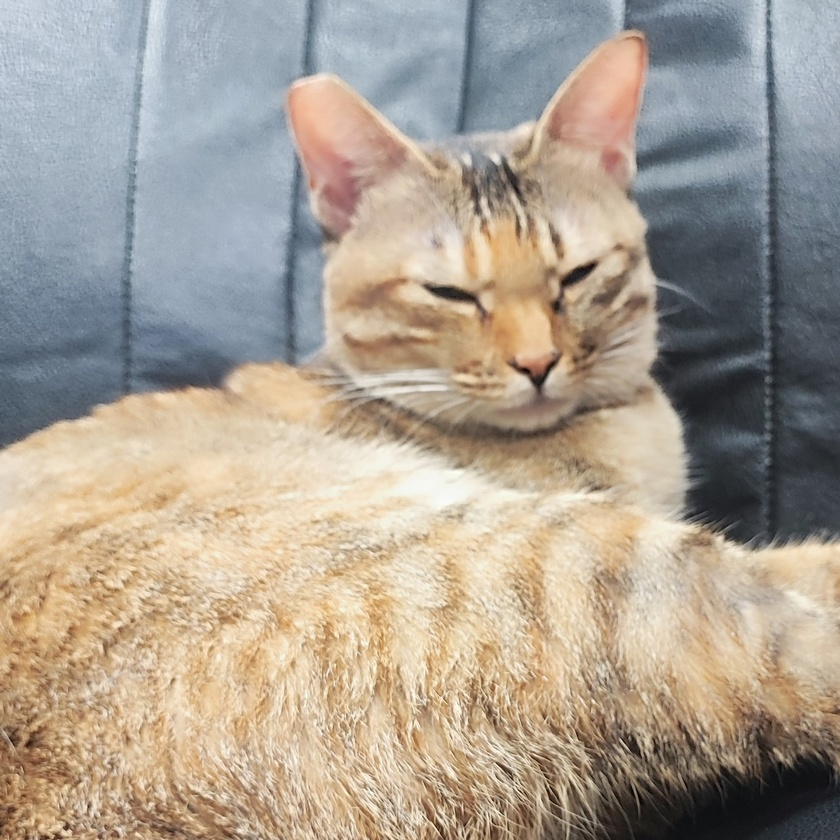
#> input picture Code/Resources/Data/LAB_CAT2.jpg, 840 x 840 px, shrunk from 1763 x 1763 before the run, found by its file name
$ jupyter execute region_segmentation.ipynb
#> lines starting #> are read from the running program, lines starting #| are printed output that depends on the picture; after the words box and inside, x2 and y2 are one past the last pixel; in counts of white or black regions, pixels touching at a corner belong together
### Code/utils/helper_function.py
import subprocess
import sys
import numpy as np
import matplotlib.pyplot as  plt

'''
import sys
import os

# 將父目錄加入到模組搜索路徑中
sys.path.append(os.path.abspath(os.path.join('..')))
'''

def import_or_install(module_name, install_name=None):
    '''
    from utils import helper_function as hp

    hp.import_or_install('cv2', 'opencv-python')
    hp.import_or_install("numpy")
    '''
    if install_name is None:
        install_name = module_name
    try:
        # 嘗試導入模組
        __import__(module_name)
    except ImportError:
        # 如果模組不存在，則安裝它
        subprocess.check_call([sys.executable, "-m", "pip", "install", install_name])

# [22 lines left out: function matrix_values_distribution, not called in this run]


### Code/Notebooks/region_segmentation.ipynb
[cell 1]
import sys
import os

# 將父目錄加入到模組搜索路徑中
sys.path.append(os.path.abspath(os.path.join('..')))

[cell 2]
from utils import helper_function as hp

hp.import_or_install('cv2', 'opencv-python')
hp.import_or_install('skimage', 'scikit-image')

區域分割中的「分離與合併式」方法（也稱為分離合併法，Segmentation by Separation and Merging）是一種分割圖像的技術，旨在將圖像分割成具有相似屬性的區域。這種方法通常包括兩個主要步驟：

1. **分離（Separation）**：
   - 在這一步驟中，圖像首先被分割成若干個小區域或區塊。這些小區域的分割通常是基於某些準則，如顏色、強度、紋理等屬性。分離的目的是將圖像劃分為多個較小的、相對均勻的區域，但這些區域可能會過度分割，導致有些區域在實際上應該被合併的情況下仍然被保留為單獨的區域。

2. **合併（Merging）**：
   - 在這一步驟中，對於在分離階段產生的過度細分區域進行合併。合併的目的是根據某些標準（如區域內部的均勻性或相似性）來將相鄰或相似的區域重新合併成更大的區域。這樣可以減少過度細分的情況，並使最終的分割結果更符合實際需求。

### 優點：
- **靈活性**：可以根據不同的應用需求和特徵來設計分離和合併的策略。
- **準確性**：通過先分離再合併，可以有效地處理複雜的圖像結構，減少過度或不足分割的問題。

### 缺點：
- **計算量大**：分離和合併的過程可能需要較高的計算資源，特別是對於高解析度的圖像。
- **參數選擇**：合併的標準和分離的準則需要根據實際情況進行調整，這可能需要大量的試驗和調整。

這種方法通常用於需要較高分割準確性的場景，例如醫學影像分析或遙感影像處理。

[cell 3]
import cv2
import numpy as np
import matplotlib.pyplot as plt
from skimage import filters, measure, morphology
from skimage.color import rgb2gray

# 讀取圖像
image_path = r'F:\Code\Digtal-Image-Processing\Code\Resources\Data\LAB_CAT2.jpg'  # 請更改為你的圖像路徑
image = cv2.imread(image_path)
#> image is the input picture: shape (840, 840, 3); mean B, G, R 146.5, 160, 170.6

# 確保圖像成功讀取
if image is None:
    raise FileNotFoundError(f"無法讀取圖像，請檢查路徑：{image_path}")

# 將圖像轉換為RGB格式
image_rgb = cv2.cvtColor(image, cv2.COLOR_BGR2RGB)

# 將圖像轉換為灰階
gray_image = rgb2gray(image_rgb)
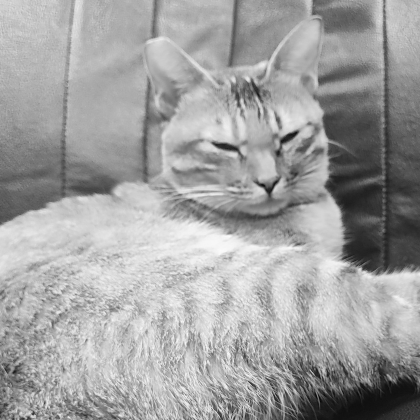
#> gray_image: shape (840, 840) float64 (shown at 1/2 size); min 0.00333, max 0.994, mean 0.632

# 使用Otsu's閾值進行圖像分割
threshold = filters.threshold_otsu(gray_image)
#> threshold = 0.543
binary_image = gray_image > threshold
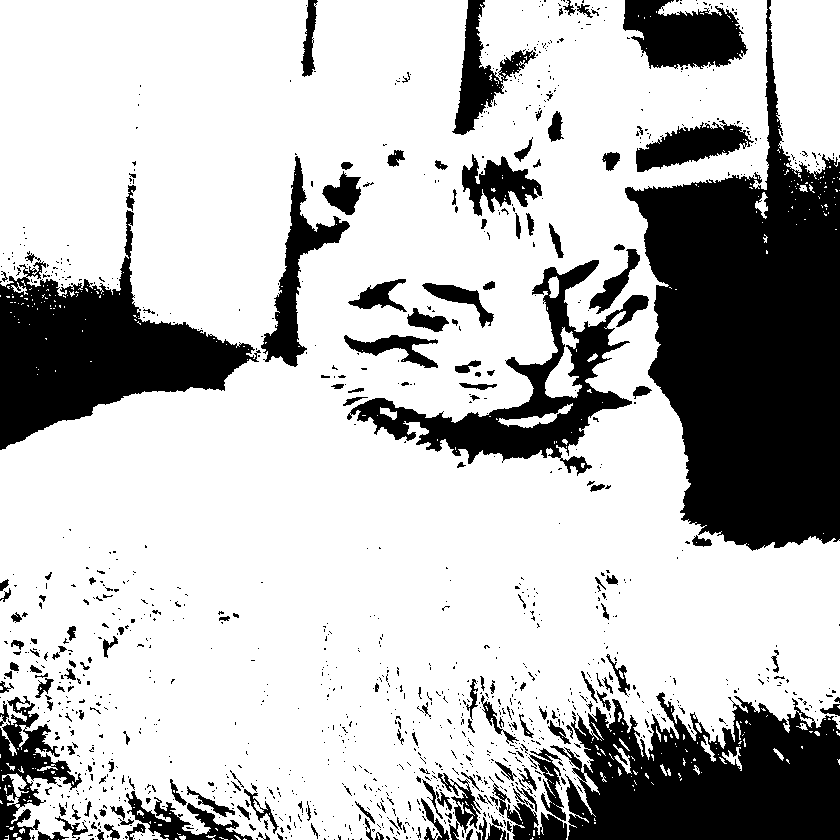
#> binary_image: shape (840, 840) bool; 73.8% white; 1211 black regions (1022 under 20 px), largest, box (x1, y1, x2, y2) and area: (625, 0, 840, 551) 65188, (550, 692, 840, 840) 30039, (0, 210, 261, 450) 25157

# 將二值圖像的噪聲移除
cleaned_image = morphology.remove_small_objects(binary_image, min_size=500)
#> cleaned_image: shape (840, 840) bool; 73.1% white; 1208 black regions (1019 under 20 px), largest, box (x1, y1, x2, y2) and area: (625, 0, 840, 551) 65639, (550, 692, 840, 840) 31571, (0, 210, 261, 450) 25479

# 標記連通區域
label_image, num_labels = measure.label(cleaned_image, connectivity=2, return_num=True)
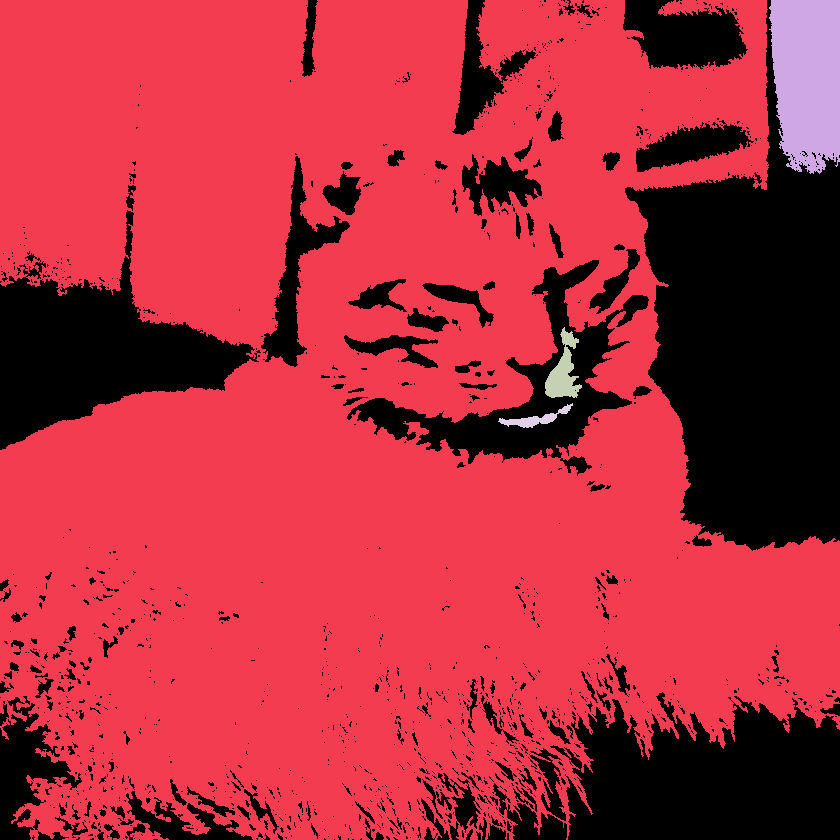
#> label_image: shape (840, 840) int32; 5 distinct labels, from 0 to 4; one colour per label, 0 black
#> num_labels = 4

# 顯示結果
fig, axes = plt.subplots(1, 3, figsize=(18, 6))
axes[0].imshow(image_rgb)
axes[0].set_title('Original Image')
axes[0].axis('off')

axes[1].imshow(binary_image, cmap='gray')
axes[1].set_title('Binary Image')
axes[1].axis('off')

axes[2].imshow(label_image, cmap='nipy_spectral')
axes[2].set_title('Segmented Image')
axes[2].axis('off')

plt.show()

**分水嶺式區域分割法（Watershed Segmentation）** 是一種基於形態學的圖像分割技術，它以圖像中的灰度或顏色強度作為分割的基礎，模擬水流在地形中的分布來確定區域的邊界。這種方法特別適合處理具有明顯邊界和不同區域的圖像，如細胞圖像或衛星圖像等。

### 分水嶺算法的基本概念

1. **灰度地形模型**：
   - 將圖像視為一個地形模型，其中每個像素的灰度值表示地形的高度。圖像中的高亮區域代表高地，而低亮區域代表低地。

2. **水位上升**：
   - 模擬水位在地形中上升的過程。水從低地流向高地，並且在地形的不同區域之間形成分水嶺。

3. **分水嶺線**：
   - 當水位上升到達地形的高峰時，水流會形成一條分水嶺線，這條線代表了不同區域之間的邊界。

### 分水嶺算法的步驟

1. **圖像預處理**：
   - 通常需要進行圖像平滑或去噪處理，以減少細小的噪聲影響。

2. **計算梯度圖像**：
   - 通常使用Sobel算子或其他邊緣檢測算子來計算圖像的梯度圖像，以確定圖像中邊緣的位置。

3. **確定種子點**：
   - 選擇圖像中的種子點，這些點代表了圖像中的不同區域。

4. **執行分水嶺轉換**：
   - 使用分水嶺算法來計算水位上升過程，並形成分水嶺線。

5. **後處理**：
   - 可能需要進行一些後處理，如去除小區域或合併相似區域，以得到最終的分割結果。

### 優點與缺點

**優點**：
- **自動化**：不需要手動指定區域邊界。
- **適應性**：能夠處理複雜的圖像結構，並且對形狀變化的適應性強。

**缺點**：
- **計算複雜度高**：在處理大型圖像時，計算量可能很大。
- **對噪聲敏感**：噪聲和小的變化可能會影響分割效果。

### Python範例

以下是使用OpenCV進行分水嶺分割的簡單示例程式碼：

### 說明：
1. **圖像預處理**：進行灰階轉換和高斯模糊。
2. **邊緣檢測**：使用Canny邊緣檢測算子檢測圖像邊緣。
3. **距離變換**：計算距離變換以確定前景區域。
4. **背景確定**：確定背景區域。
5. **分水嶺轉換**：應用分水嶺算法進行圖像分割。

請確保將 `image_path` 替換為實際圖像的路徑。這段程式碼將顯示分割結果和邊緣檢測圖像。

[cell 4]
import cv2
import numpy as np
import matplotlib.pyplot as plt

# 讀取圖像並轉換為灰階
image_path = r'F:\Code\Digtal-Image-Processing\Code\Resources\Data\LAB_CAT2.jpg'  # 請更改為你的圖像路徑
image = cv2.imread(image_path)
gray = cv2.cvtColor(image, cv2.COLOR_BGR2GRAY)

# 應用高斯模糊以減少噪聲
blurred = cv2.GaussianBlur(gray, (5, 5), 0)

# 使用Canny邊緣檢測
edges = cv2.Canny(blurred, 50, 150)
#> edges: shape (840, 840); 6.2% white in thin lines or dots

# 膨脹邊緣以填補空洞
dilated = cv2.dilate(edges, None, iterations=3)
#> dilated: shape (840, 840); 30.6% white; 42 white regions, largest, box (x1, y1, x2, y2) and area: (0, 529, 840, 840) 148882, (499, 183, 840, 566) 18666, (445, 36, 612, 258) 9059

# 應用距離變換
dist_transform = cv2.distanceTransform(cv2.bitwise_not(dilated), cv2.DIST_L2, 5)
_, sure_fg = cv2.threshold(dist_transform, 0.7 * dist_transform.max(), 255, 0)
#> sure_fg: shape (840, 840) float32; 1.6% white; 2 white regions, box (x1, y1, x2, y2) and area: (0, 0, 45, 329) 9836, (415, 0, 491, 34) 1412

# 確定背景區域
sure_fg = np.uint8(sure_fg)
unknown = cv2.subtract(cv2.bitwise_not(dilated), sure_fg)
#> unknown: shape (840, 840); 67.8% white; 44 black regions, largest, box (x1, y1, x2, y2) and area: (0, 529, 840, 840) 148882, (499, 183, 840, 566) 18666, (0, 0, 45, 329) 9836

# 標記確定區域
_, markers = cv2.connectedComponents(sure_fg)
#> markers: shape (840, 840) int32; 3 distinct labels, from 0 to 2

# 加1以確保背景是標記0
markers = markers + 1
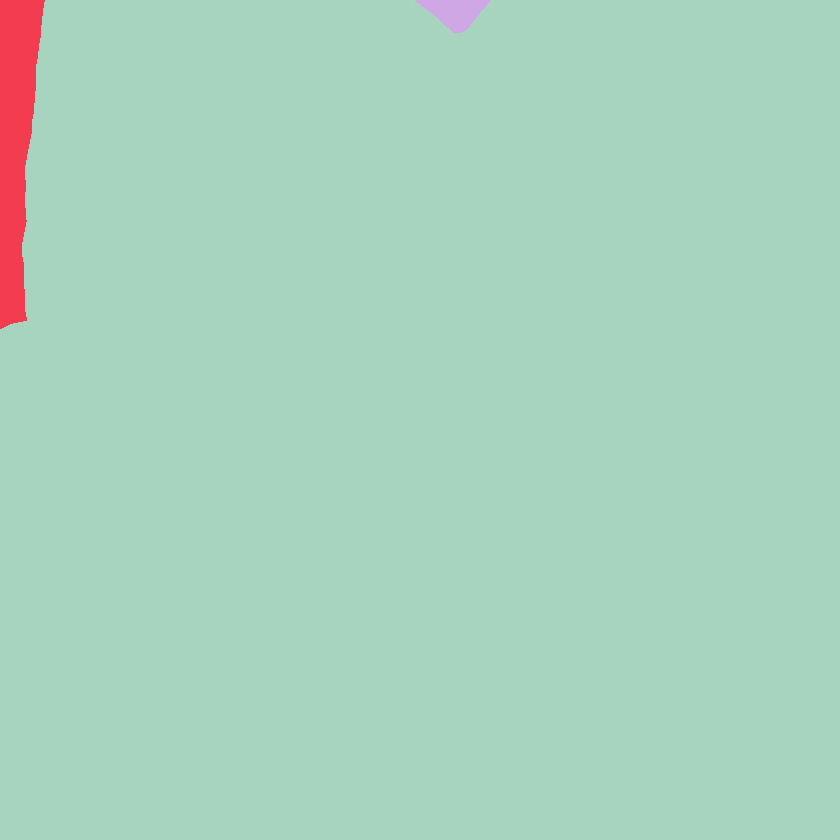
#> markers: shape (840, 840) int32; 3 distinct labels, from 1 to 3; one colour per label, 0 black
markers[unknown == 255] = 0
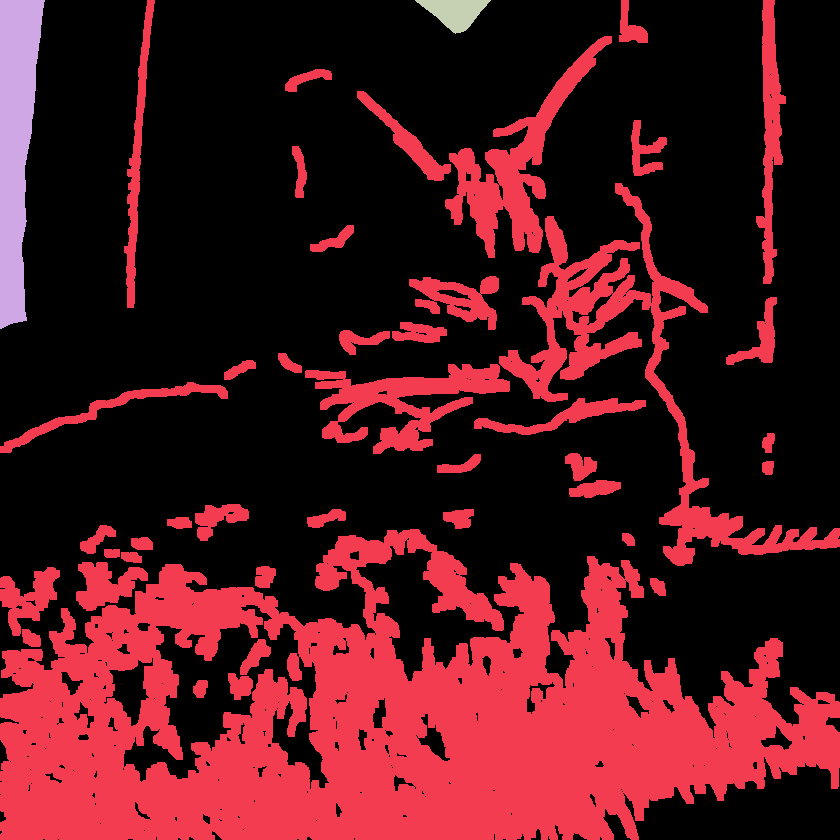
#> markers: shape (840, 840) int32; 4 distinct labels, from 0 to 3; one colour per label, 0 black

# 應用分水嶺算法
markers = cv2.watershed(image, markers)
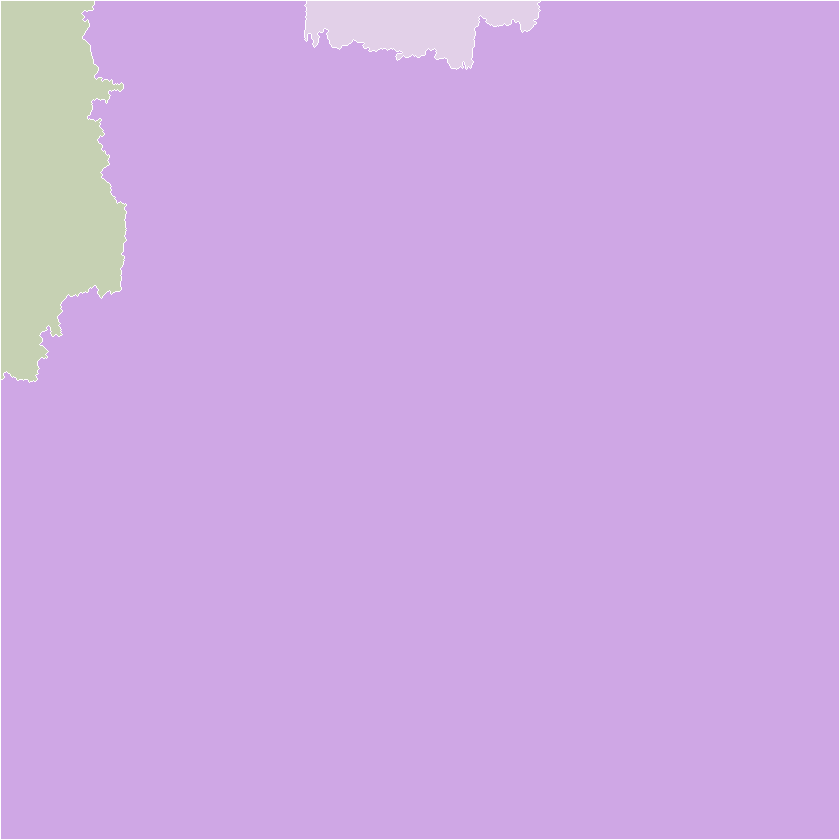
#> markers: shape (840, 840) int32; 4 distinct labels, from -1 to 3; one colour per label, 0 black, -1 white
image[markers == -1] = [0, 0, 255]  # 將分水嶺邊界標記為紅色
#> image: shape (840, 840, 3); 0.63% of pixels changed, all inside (x1, y1, x2, y2) = (0, 0, 840, 840)

# 顯示結果
fig, axes = plt.subplots(1, 2, figsize=(12, 6))
axes[0].imshow(cv2.cvtColor(image, cv2.COLOR_BGR2RGB))
axes[0].set_title('Segmented Image')
axes[0].axis('off')

axes[1].imshow(edges, cmap='gray')
axes[1].set_title('Edges')
axes[1].axis('off')

plt.show()
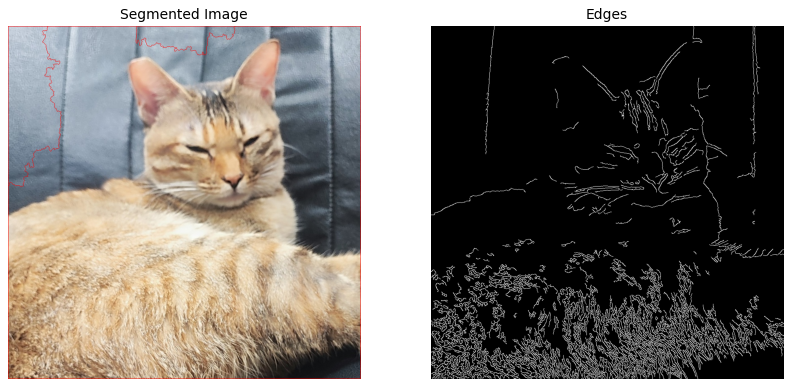
#> figure drawn by matplotlib, 2 panels

$ run again, with Code/Resources/Data/curl_road.jpg copied over Code/Resources/Data/LAB_CAT2.jpg
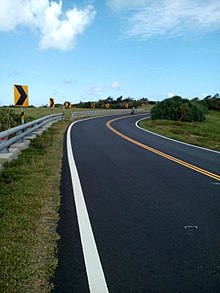
#> input picture Code/Resources/Data/curl_road.jpg, 220 x 293 px, found by its file name
#> image is the input picture: shape (293, 220, 3); mean B, G, R 122.8, 116.1, 92.8
#> threshold = 0.503
#> binary_image: shape (293, 220) bool; 38.7% white; 76 white regions (66 under 20 px), largest, box (x1, y1, x2, y2) and area: (0, 0, 220, 108) 22144, (67, 118, 109, 293) 1778, (106, 119, 220, 180) 278
#> cleaned_image: shape (293, 220) bool; 37.1% white; 2 white regions, box (x1, y1, x2, y2) and area: (0, 0, 220, 108) 22144, (67, 120, 109, 293) 1769
#> `label_image, num_labels = measure.label(cleaned_image, connectivity=2,..`:
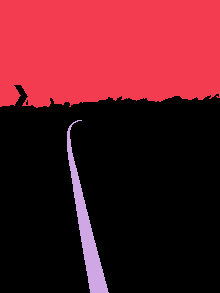
#> label_image: shape (293, 220) int32; 3 distinct labels, from 0 to 2; one colour per label, 0 black
#> num_labels = 2
#> edges: shape (293, 220); 4.4% white in thin lines or dots
#> dilated: shape (293, 220); 24.5% white; 3 white regions, box (x1, y1, x2, y2) and area: (0, 81, 220, 293) 14562, (45, 0, 99, 33) 1038, (0, 278, 14, 293) 172
#> unknown: shape (293, 220); 72.3% white; 5 black regions, box (x1, y1, x2, y2) and area: (0, 81, 220, 293) 14562, (180, 252, 220, 293) 1311, (45, 0, 99, 33) 1038, (173, 0, 220, 19) 781, (0, 278, 14, 293) 172
#> image: shape (293, 220, 3); 2.21% of pixels changed, all inside (x1, y1, x2, y2) = (0, 0, 220, 293)
#> `plt.show()`:
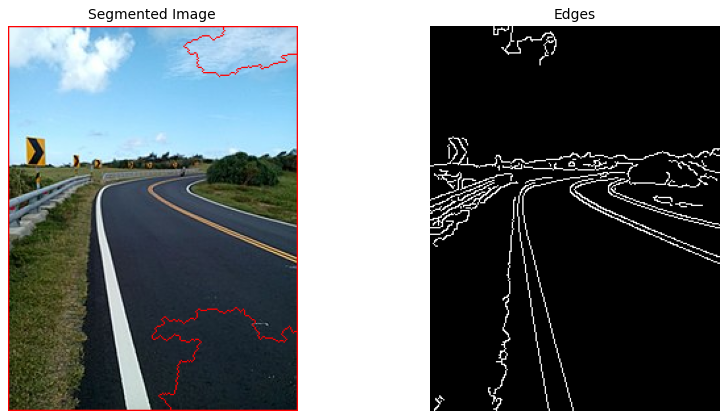
#> figure drawn by matplotlib, 2 panels
